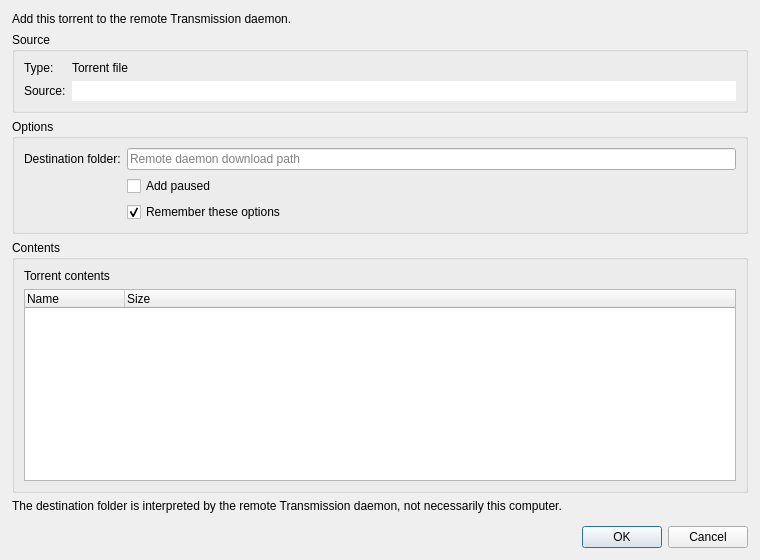
<?xml version="1.0" encoding="UTF-8"?>
<ui version="4.0">
 <class>TorrentAddDialog</class>
 <widget class="QDialog" name="TorrentAddDialog">
  <property name="geometry">
   <rect>
    <x>0</x>
    <y>0</y>
    <width>760</width>
    <height>560</height>
   </rect>
  </property>
  <property name="windowTitle">
   <string>Add Torrent</string>
  </property>
  <property name="modal">
   <bool>true</bool>
  </property>
  <layout class="QVBoxLayout" name="mainLayout">
   <property name="leftMargin">
    <number>12</number>
   </property>
   <property name="topMargin">
    <number>12</number>
   </property>
   <property name="rightMargin">
    <number>12</number>
   </property>
   <property name="bottomMargin">
    <number>12</number>
   </property>
   <item>
    <widget class="QLabel" name="labelHeading">
     <property name="text">
      <string>Add this torrent to the remote Transmission daemon.</string>
     </property>
     <property name="wordWrap">
      <bool>true</bool>
     </property>
    </widget>
   </item>
   <item>
    <widget class="QGroupBox" name="groupSource">
     <property name="title">
      <string>Source</string>
     </property>
     <layout class="QFormLayout" name="sourceForm">
      <property name="fieldGrowthPolicy">
       <enum>QFormLayout::FieldGrowthPolicy::ExpandingFieldsGrow</enum>
      </property>
      <item row="0" column="0">
       <widget class="QLabel" name="labelSourceType">
        <property name="text">
         <string>Type:</string>
        </property>
       </widget>
      </item>
      <item row="0" column="1">
       <widget class="QLabel" name="labelSourceTypeValue">
        <property name="text">
         <string>Torrent file</string>
        </property>
       </widget>
      </item>
      <item row="1" column="0">
       <widget class="QLabel" name="labelSource">
        <property name="text">
         <string>Source:</string>
        </property>
       </widget>
      </item>
      <item row="1" column="1">
       <widget class="QLineEdit" name="editSource">
        <property name="frame">
         <bool>false</bool>
        </property>
        <property name="readOnly">
         <bool>true</bool>
        </property>
       </widget>
      </item>
     </layout>
    </widget>
   </item>
   <item>
    <widget class="QGroupBox" name="groupOptions">
     <property name="title">
      <string>Options</string>
     </property>
     <layout class="QFormLayout" name="optionsForm">
      <property name="fieldGrowthPolicy">
       <enum>QFormLayout::FieldGrowthPolicy::ExpandingFieldsGrow</enum>
      </property>
      <item row="0" column="0">
       <widget class="QLabel" name="labelDownloadDir">
        <property name="text">
         <string>Destination folder:</string>
        </property>
       </widget>
      </item>
      <item row="0" column="1">
       <widget class="QLineEdit" name="editDownloadDir">
        <property name="placeholderText">
         <string>Remote daemon download path</string>
        </property>
        <property name="clearButtonEnabled">
         <bool>true</bool>
        </property>
       </widget>
      </item>
      <item row="1" column="1">
       <widget class="QCheckBox" name="checkStartPaused">
        <property name="text">
         <string>Add paused</string>
        </property>
       </widget>
      </item>
      <item row="2" column="1">
       <widget class="QCheckBox" name="checkRememberOptions">
        <property name="text">
         <string>Remember these options</string>
        </property>
        <property name="checked">
         <bool>true</bool>
        </property>
       </widget>
      </item>
     </layout>
    </widget>
   </item>
   <item>
    <widget class="QGroupBox" name="groupContents">
     <property name="title">
      <string>Contents</string>
     </property>
     <layout class="QVBoxLayout" name="contentsLayout">
      <item>
       <widget class="QLabel" name="labelContentsSummary">
        <property name="text">
         <string>Torrent contents</string>
        </property>
        <property name="wordWrap">
         <bool>true</bool>
        </property>
       </widget>
      </item>
      <item>
       <widget class="QTreeWidget" name="treeTorrentContents">
        <property name="alternatingRowColors">
         <bool>true</bool>
        </property>
        <property name="rootIsDecorated">
         <bool>true</bool>
        </property>
        <property name="uniformRowHeights">
         <bool>true</bool>
        </property>
        <column>
         <property name="text">
          <string>Name</string>
         </property>
        </column>
        <column>
         <property name="text">
          <string>Size</string>
         </property>
        </column>
       </widget>
      </item>
     </layout>
    </widget>
   </item>
   <item>
    <widget class="QLabel" name="labelPathWarning">
     <property name="text">
      <string>The destination folder is interpreted by the remote Transmission daemon, not necessarily this computer.</string>
     </property>
     <property name="wordWrap">
      <bool>true</bool>
     </property>
    </widget>
   </item>
   <item>
    <spacer name="verticalSpacer">
     <property name="orientation">
      <enum>Qt::Orientation::Vertical</enum>
     </property>
     <property name="sizeHint" stdset="0">
      <size>
       <width>20</width>
       <height>20</height>
      </size>
     </property>
    </spacer>
   </item>
   <item>
    <widget class="QDialogButtonBox" name="buttonBox">
     <property name="orientation">
      <enum>Qt::Orientation::Horizontal</enum>
     </property>
     <property name="standardButtons">
      <set>QDialogButtonBox::StandardButton::Cancel|QDialogButtonBox::StandardButton::Ok</set>
     </property>
    </widget>
   </item>
  </layout>
 </widget>
 <resources/>
 <connections>
  <connection>
   <sender>buttonBox</sender>
   <signal>accepted()</signal>
   <receiver>TorrentAddDialog</receiver>
   <slot>accept()</slot>
   <hints>
    <hint type="sourcelabel">
     <x>20</x>
     <y>20</y>
    </hint>
    <hint type="destinationlabel">
     <x>20</x>
     <y>20</y>
    </hint>
   </hints>
  </connection>
  <connection>
   <sender>buttonBox</sender>
   <signal>rejected()</signal>
   <receiver>TorrentAddDialog</receiver>
   <slot>reject()</slot>
   <hints>
    <hint type="sourcelabel">
     <x>20</x>
     <y>20</y>
    </hint>
    <hint type="destinationlabel">
     <x>20</x>
     <y>20</y>
    </hint>
   </hints>
  </connection>
 </connections>
</ui>
